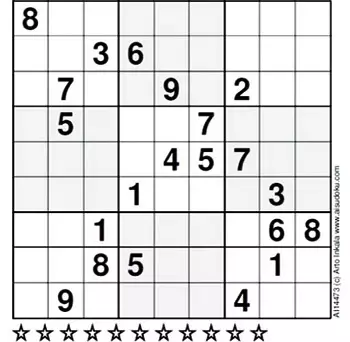
#> input picture opencv-301/sudoku.webp, 350 x 342 px, found by its file name
$ python 'olasılıksal-hoffman-cizgi-tespiti.py'
#> lines starting #> are read from the running program, lines starting #| are printed output that depends on the picture; after the words box and inside, x2 and y2 are one past the last pixel; in counts of white or black regions, pixels touching at a corner belong together

import cv2 as cv
import numpy as np


def canny_demo(image):
    t = 100
    canny_output = cv.Canny(image,t,t*2)
    cv.imshow("canny_output",canny_output)
    return canny_output

src = cv.imread("/home/kiyran/Masaüstü/opencv/opencv-301/sudoku.webp")
#> src is the input picture: shape (342, 350, 3); mean B, G, R 224, 223.7, 224.1
cv.namedWindow("input",cv.WINDOW_AUTOSIZE)
cv.imshow("input",src)
cv.waitKey(0)


binary = canny_demo(src)
#> in canny_demo, `canny_output = cv.Canny(image,t,t*2)`:
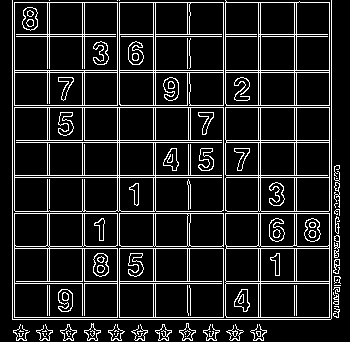
#> canny_output: shape (342, 350); 12.7% white in thin lines or dots
cv.imshow("binary",binary)
cv.waitKey(0)

binary = canny_demo(src)
cv.imshow("binary", binary)
cv.waitKey(1)

linesP = cv.HoughLinesP(binary, 1, np.pi / 180, 55, None, 50, 10)
#> linesP = 47 rows, first 6: [12, 34, 331, 34], [12, 177, 339, 177], [12, 248, 337, 248], [12, 72, 331, 72], [12, 283, 340, 283], [12, 281, 339, 281]

if linesP is not None:
    for i in range(0, len(linesP)):
        l = linesP[i][0]
        cv.line(src, (l[0], l[1]), (l[2], l[3]), (255, 0, 0), 1, cv.LINE_AA)
#> this loop made 47 passes
#> l on passes 1 to 12: [12, 34, 331, 34], [12, 177, 339, 177], [12, 248, 337, 248], [12, 72, 331, 72], [12, 283, 340, 283], [12, 281, 339, 281], [12, 105, 331, 105], [12, 213, 339, 213], [12, 317, 338, 317], [12, 175, 339, 175], [12, 246, 339, 246], [12, 142, 331, 142]
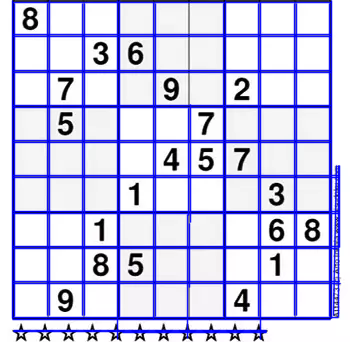
#> src: shape (342, 350, 3); mean B, G, R 235.7, 199.6, 199.9

cv.imshow("hough line demo", src)
cv.waitKey(1)
